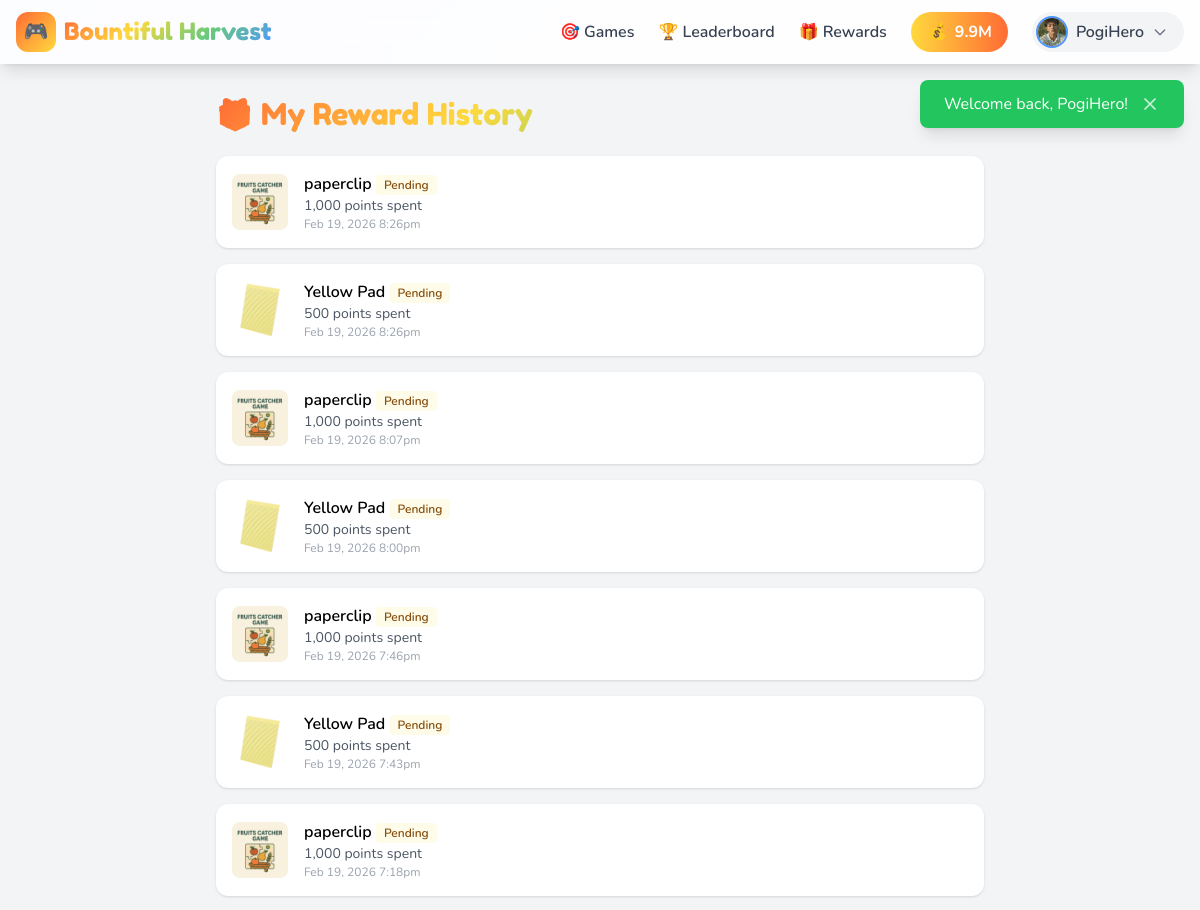
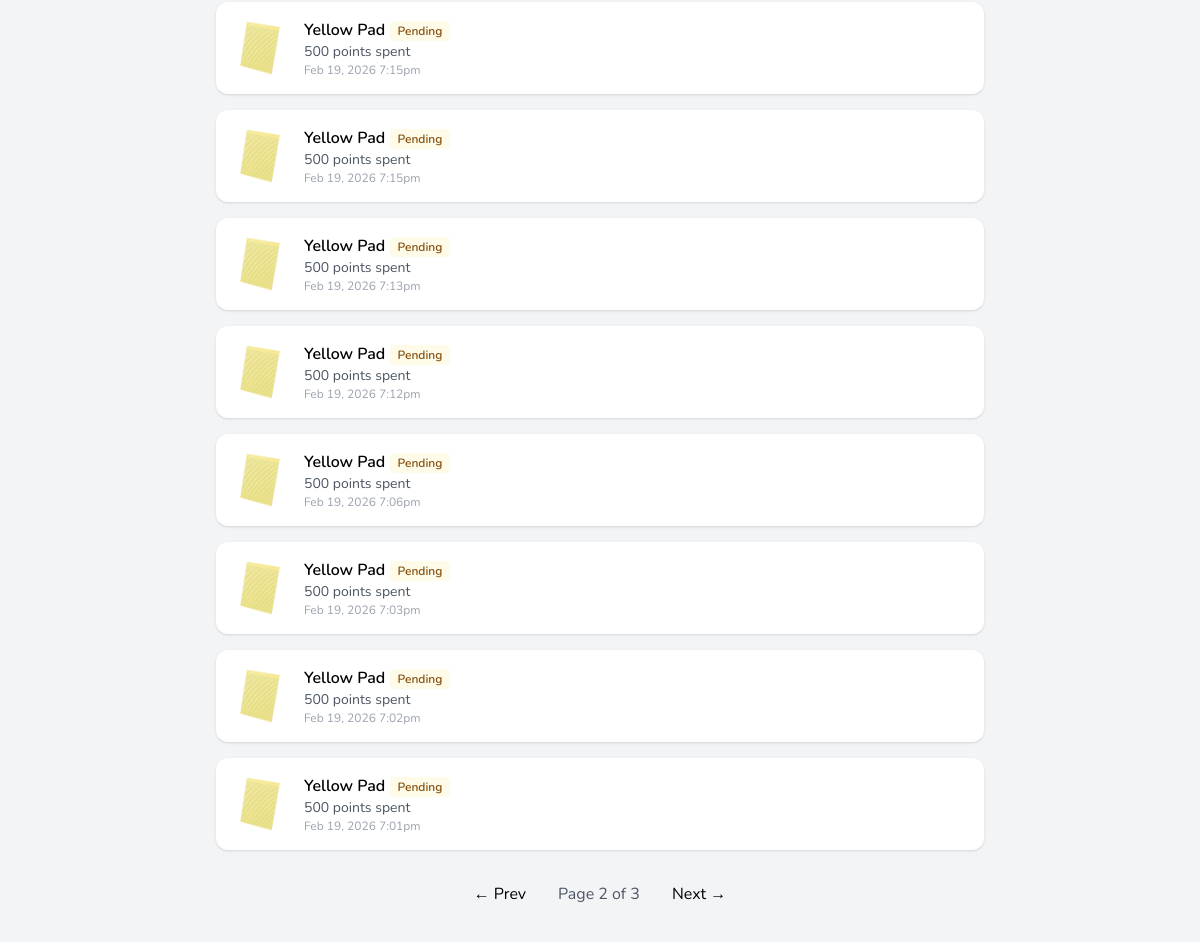
/rewards/history.php?page=2 (signed in), run on the app's committed database (2 pictures, top to bottom).
### tables this page shows
CREATE TABLE `wallet` (
  `id` int(10) UNSIGNED NOT NULL,
  `user_id` int(10) UNSIGNED NOT NULL,
  `balance` int(10) UNSIGNED DEFAULT 0,
  `total_earned` int(10) UNSIGNED DEFAULT 0,
  `total_spent` int(10) UNSIGNED DEFAULT 0,
  `last_transaction_at` timestamp NULL DEFAULT NULL,
  `created_at` timestamp NOT NULL DEFAULT current_timestamp(),
  `updated_at` timestamp NOT NULL DEFAULT current_timestamp() ON UPDATE current_timestamp()
);

CREATE TABLE `users` (
  `id` int(10) UNSIGNED NOT NULL,
  `username` varchar(50) NOT NULL,
  `email` varchar(100) NOT NULL,
  `password` varchar(255) NOT NULL,
  `role` enum('player','admin') DEFAULT 'player',
  `avatar` varchar(255) DEFAULT 'default-avatar.png',
  `status` enum('active','banned','suspended') DEFAULT 'active',
  `email_verified_at` timestamp NULL DEFAULT NULL,
  `remember_token` varchar(100) DEFAULT NULL,
  `last_login` timestamp NULL DEFAULT NULL,
  `login_attempts` int(10) UNSIGNED DEFAULT 0,
  `locked_until` timestamp NULL DEFAULT NULL,
  `created_at` timestamp NOT NULL DEFAULT current_timestamp(),
  `updated_at` timestamp NOT NULL DEFAULT current_timestamp() ON UPDATE current_timestamp()
);

CREATE TABLE `redemptions` (
  `id` bigint(20) UNSIGNED NOT NULL,
  `user_id` int(10) UNSIGNED NOT NULL,
  `reward_id` int(10) UNSIGNED NOT NULL,
  `points_spent` int(10) UNSIGNED NOT NULL,
  `status` enum('pending','approved','fulfilled','rejected','cancelled') NOT NULL DEFAULT 'pending',
  `admin_notes` text DEFAULT NULL,
  `user_notes` text DEFAULT NULL,
  `processed_by` int(10) UNSIGNED DEFAULT NULL,
  `processed_at` timestamp NULL DEFAULT NULL,
  `fulfilled_at` timestamp NULL DEFAULT NULL,
  `created_at` timestamp NOT NULL DEFAULT current_timestamp(),
  `updated_at` timestamp NOT NULL DEFAULT current_timestamp() ON UPDATE current_timestamp()
);

CREATE TABLE `rewards` (
  `id` int(10) UNSIGNED NOT NULL,
  `name` varchar(100) NOT NULL,
  `description` text DEFAULT NULL,
  `points_cost` int(10) UNSIGNED NOT NULL,
  `category` enum('digital','physical','voucher','badge','other') DEFAULT 'digital',
  `image` varchar(255) DEFAULT 'default-reward.png',
  `quantity` int(11) DEFAULT NULL,
  `max_per_user` int(10) UNSIGNED DEFAULT 1,
  `requires_approval` tinyint(1) DEFAULT 0,
  `status` enum('active','inactive','out_of_stock') DEFAULT 'active',
  `valid_from` timestamp NULL DEFAULT NULL,
  `valid_until` timestamp NULL DEFAULT NULL,
  `created_at` timestamp NOT NULL DEFAULT current_timestamp(),
  `updated_at` timestamp NOT NULL DEFAULT current_timestamp() ON UPDATE current_timestamp()
);

### includes/functions.php (called while the page is built, shortened)
<?php
function baseUrl(string $path = ''): string {
    return rtrim(APP_URL, '/') . '/' . ltrim($path, '/');
}
function asset(string $path): string {
    return baseUrl('assets/' . ltrim($path, '/'));
}
function e(string $string): string {
    return htmlspecialchars($string, ENT_QUOTES, 'UTF-8');
}
function formatNumber(int $number): string {
    if ($number >= 1000000) {
        return round($number / 1000000, 1) . 'M';
    }
    return (string) $number;
}

### includes/auth.php (called while the page is built, shortened)
<?php
class Auth {
    private static ?array $user = null;
    public static function check(): bool {
        if (isset($_SESSION['user_id'])) {
            return true;
        }
        return false;
    }
    public static function user(): ?array {
        if (self::$user === null) {
            self::$user = Database::fetch(
                "SELECT u.*, w.balance as wallet_balance
                 FROM users u
                 LEFT JOIN wallet w ON u.id = w.user_id
                 WHERE u.id = ?",
                [$_SESSION['user_id']]
            );
        }
        return self::$user;
    }
    public static function id(): ?int {
        return $_SESSION['user_id'] ?? null;
    }
}

### includes/database.php (called while the page is built, shortened)
<?php
class Database {
    private static ?PDO $instance = null;
    public static function getConnection(): PDO {
        if (self::$instance === null) {
            try {
                $dsn = sprintf(
                    "mysql:host=%s;dbname=%s;charset=%s",
                    DB_HOST,
                    DB_NAME,
                    DB_CHARSET
                );
                $options = [
                    PDO::ATTR_ERRMODE => PDO::ERRMODE_EXCEPTION,
                    PDO::ATTR_DEFAULT_FETCH_MODE => PDO::FETCH_ASSOC,
                    PDO::ATTR_EMULATE_PREPARES => false,
                    PDO::MYSQL_ATTR_INIT_COMMAND => "SET NAMES utf8mb4 COLLATE utf8mb4_unicode_ci"
                ];
                self::$instance = new PDO($dsn, DB_USER, DB_PASS, $options);
            } catch (PDOException $e) {
                if (APP_DEBUG) {
                    die("Database Connection Error: " . $e->getMessage());
                } else {
                    error_log("Database Connection Error: " . $e->getMessage());
                    die("A database error occurred. Please try again later.");
                }
            }
        }
        return self::$instance;
    }
    public static function db(): PDO {
        return self::getConnection();
    }
    public static function query(string $sql, array $params = []): PDOStatement {
        $stmt = self::db()->prepare($sql);
        $stmt->execute($params);
        return $stmt;
    }
    public static function fetch(string $sql, array $params = []): ?array {
        $result = self::query($sql, $params)->fetch();
        return $result ?: null;
    }
    public static function fetchAll(string $sql, array $params = []): array {
        return self::query($sql, $params)->fetchAll();
    }
}

### rewards/history.php (the view, shortened to what this page needs)
<?php
require_once __DIR__.'/../includes/header.php';
$userId = Auth::id();
$page = max(1, (int)($_GET['page'] ?? 1));
$perPage = 15;
$offset = ($page-1)*$perPage;
$total = Database::fetch(
    "SELECT COUNT(*) as c FROM redemptions WHERE user_id=?",
    [$userId]
)['c'];
$redemptions = Database::fetchAll(
    "SELECT r.*, rw.name as reward_name, rw.image as reward_image, rw.points_cost
     FROM redemptions r
     JOIN rewards rw ON r.reward_id = rw.id
     WHERE r.user_id = ?
     ORDER BY r.created_at DESC
     LIMIT ? OFFSET ?",
    [$userId, $perPage, $offset]
);
$statusColor = [
    'pending'   => 'bg-yellow-50 text-yellow-800',
    'approved'  => 'bg-blue-50 text-blue-800',
    'fulfilled' => 'bg-green-50 text-green-800',
    'rejected'  => 'bg-red-50 text-red-800',
    'cancelled' => 'bg-gray-50 text-gray-800',
];
?>
<div class="min-h-screen py-8 px-4 bg-gray-100">
    <div class="max-w-3xl mx-auto">
        <h1 class="font-game text-3xl gradient-text mb-6">🎁 My Reward History</h1>
        <?php if (!$redemptions): ?>
            <div class="bg-yellow-50 text-yellow-800 rounded-xl p-6 text-center">
                <span class="text-4xl">🎲</span>
                <h3 class="mt-2 font-bold">No redemptions yet</h3>
                <p>Redeem your points for cool rewards!</p>
            </div>
        <?php else: ?>
            <div class="space-y-4">
            <?php foreach($redemptions as $r): ?>
                <div class="p-4 rounded-xl shadow bg-white flex gap-4 items-center">
                    <img src="<?= asset('images/rewards/' . ($r['reward_image'] ?? 'default-reward.png')) ?>"
                        alt="<?= e($r['reward_name']) ?>" class="w-14 h-14 object-contain rounded-lg">
                    <div class="flex-1">
                        <div class="font-semibold"><?= e($r['reward_name']) ?>
                            <span class="px-2 py-0.5 rounded text-xs <?= $statusColor[$r['status']] ?? 'bg-gray-100' ?>">
                                <?= ucfirst($r['status']) ?>
                            </span>
                        </div>
                        <div class="text-gray-600 text-sm"><?= number_format($r['points_spent']) ?> points spent</div>
                        <div class="text-xs text-gray-400">
                            <?= date('M d, Y g:ia', strtotime($r['created_at'])) ?>
                        </div>
                    </div>
                </div>
            <?php endforeach; ?>
            </div>
            <?php if ($total > $perPage): ?>
                <div class="my-6 flex items-center justify-center gap-2">
                    <?php if ($page > 1): ?>
                        <a href="?page=<?= $page-1 ?>" class="px-4 py-2 bg-gray-100 rounded hover:bg-gray-200">← Prev</a>
                    <?php endif; ?>
                    <span class="px-2 text-gray-600">Page <?= $page ?> of <?= ceil($total / $perPage) ?></span>
                    <?php if ($offset + $perPage < $total): ?>
                        <a href="?page=<?= $page+1 ?>" class="px-4 py-2 bg-gray-100 rounded hover:bg-gray-200">Next →</a>
                    <?php endif; ?>
                </div>
            <?php endif; ?>
           <?php endif; ?>
    </div>
</div>
<?php require_once __DIR__.'/../includes/footer.php'; ?>

### includes/navbar.php (shortened to what this page needs)
<nav class="fixed top-0 left-0 right-0 z-40 bg-white/90 backdrop-blur-md shadow-lg">
    <div class="max-w-7xl mx-auto px-4">
        <div class="flex items-center justify-between h-16">
            <a href="<?= baseUrl() ?>" class="flex items-center gap-2 group">
                <div class="w-10 h-10 bg-gradient-to-br from-friv-orange to-friv-yellow rounded-xl flex items-center justify-center transform group-hover:rotate-12 transition-transform">
                    <span class="text-white text-xl">🎮</span>
                </div>
                <span class="font-game text-2xl gradient-text hidden sm:block"><?= APP_NAME ?></span>
            </a>
            <div class="hidden md:flex items-center gap-6">
                <a href="<?= baseUrl('/games/') ?>" class="text-gray-700 hover:text-friv-orange font-semibold transition-colors flex items-center gap-1">
                    <span>🎯</span> Games
                </a>
                <a href="<?= baseUrl('/leaderboard/') ?>" class="text-gray-700 hover:text-friv-orange font-semibold transition-colors flex items-center gap-1">
                    <span>🏆</span> Leaderboard
                </a>
                <a href="<?= baseUrl('/rewards/') ?>" class="text-gray-700 hover:text-friv-orange font-semibold transition-colors flex items-center gap-1">
                    <span>🎁</span> Rewards
                </a>
                <?php if ($isLoggedIn): ?>
                    <div class="bg-gradient-to-r from-friv-yellow to-friv-orange text-white px-4 py-2 rounded-full font-bold flex items-center gap-2">
                        <span>💰</span>
                        <span id="navbar-balance"><?= formatNumber($currentUser['wallet_balance'] ?? 0) ?></span>
                    </div>
                    <div class="relative" x-data="{ open: false }">
                        <button @click="open = !open" class="flex items-center gap-2 bg-gray-100 hover:bg-gray-200 rounded-full pl-1 pr-4 py-1 transition-colors">
                            <img src="<?= asset('images/avatars/' . ($currentUser['avatar'] ?? 'default-avatar.png')) ?>"
                                 alt="Avatar"
                                 class="w-8 h-8 rounded-full object-cover border-2 border-friv-blue">
                            <span class="font-semibold text-gray-700"><?= e($currentUser['username']) ?></span>
                            <svg class="w-4 h-4 text-gray-500" fill="none" stroke="currentColor" viewBox="0 0 24 24">
                                <path stroke-linecap="round" stroke-linejoin="round" stroke-width="2" d="M19 9l-7 7-7-7"></path>
                            </svg>
                        </button>
                    </div>
                <?php endif; ?>
            </div>
        </div>
    </div>
</nav>

### includes/header.php (style rules this page uses)
body { font-family: 'Nunito', sans-serif; }
.font-game { font-family: 'Fredoka One', cursive; }
.gradient-text { background: linear-gradient(135deg, #FF6B35, #FFD93D, #6BCB77, #4D96FF); -webkit-background-clip: text; -webkit-text-fill-color: transparent; background-clip: text; }

### data on the page
wallet: balance "9.9M", user.avatar (picture), user.username "PogiHero"
redemptions: reward.image (picture), reward.name "paperclip", status "Pending", points_spent "1,000", created_at "Feb 19, 2026 8:26pm"
redemptions: reward.image (picture), reward.name "Yellow Pad", status "Pending", points_spent "500", created_at "Feb 19, 2026 8:26pm"
redemptions: reward.image (picture), reward.name "paperclip", status "Pending", points_spent "1,000", created_at "Feb 19, 2026 8:07pm"
redemptions: reward.image (picture), reward.name "Yellow Pad", status "Pending", points_spent "500", created_at "Feb 19, 2026 8:00pm"
redemptions: reward.image (picture), reward.name "paperclip", status "Pending", points_spent "1,000", created_at "Feb 19, 2026 7:46pm"
redemptions: reward.image (picture), reward.name "Yellow Pad", status "Pending", points_spent "500", created_at "Feb 19, 2026 7:43pm"
redemptions: reward.image (picture), reward.name "paperclip", status "Pending", points_spent "1,000", created_at "Feb 19, 2026 7:18pm"
redemptions: reward.image (picture), reward.name "Yellow Pad", status "Pending", points_spent "500", created_at "Feb 19, 2026 7:15pm"
redemptions: reward.image (picture), reward.name "Yellow Pad", status "Pending", points_spent "500", created_at "Feb 19, 2026 7:15pm"
redemptions: reward.image (picture), reward.name "Yellow Pad", status "Pending", points_spent "500", created_at "Feb 19, 2026 7:13pm"
redemptions: reward.image (picture), reward.name "Yellow Pad", status "Pending", points_spent "500", created_at "Feb 19, 2026 7:12pm"
redemptions: reward.image (picture), reward.name "Yellow Pad", status "Pending", points_spent "500", created_at "Feb 19, 2026 7:06pm"
redemptions: reward.image (picture), reward.name "Yellow Pad", status "Pending", points_spent "500", created_at "Feb 19, 2026 7:03pm"
redemptions: reward.image (picture), reward.name "Yellow Pad", status "Pending", points_spent "500", created_at "Feb 19, 2026 7:02pm"
redemptions: reward.image (picture), reward.name "Yellow Pad", status "Pending", points_spent "500", created_at "Feb 19, 2026 7:01pm"

### other printed values
APP_NAME "Bountiful Harvest"
$message "Welcome back, PogiHero!"
$page "2"
ceil($total / $perPage) "3"
